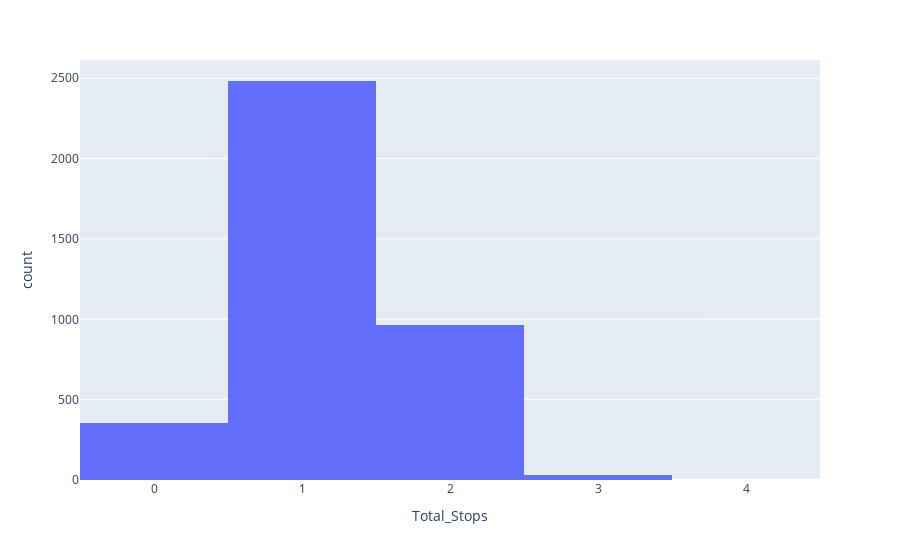

This figure's notebook cell:
### Code cell
px.histogram(data_frame=df,x="Total_Stops")

### Figure 1 — Plotly figure (JSON) as saved in the notebook; plotly's stock layout.template omitted (floating-point values rounded to 4 significant figures; data arrays with more than 128 entries replaced by an {"elided": "..."} marker saying what was removed)
{"data": [{"alignmentgroup": "True", "bingroup": "x", "hovertemplate": "Total_Stops=%{x}<br>count=%{y}<extra></extra>", "legendgroup": "", "marker": {"color": "#636efa", "pattern": {"shape": ""}}, "name": "", "offsetgroup": "", "orientation": "v", "showlegend": false, "type": "histogram", "x": {"elided": "3835 int values"}, "xaxis": "x", "yaxis": "y"}], "layout": {"barmode": "relative", "legend": {"tracegroupgap": 0}, "margin": {"t": 60}, "xaxis": {"anchor": "y", "domain": [0, 1], "title": {"text": "Total_Stops"}}, "yaxis": {"anchor": "x", "domain": [0, 1], "title": {"text": "count"}}}}
